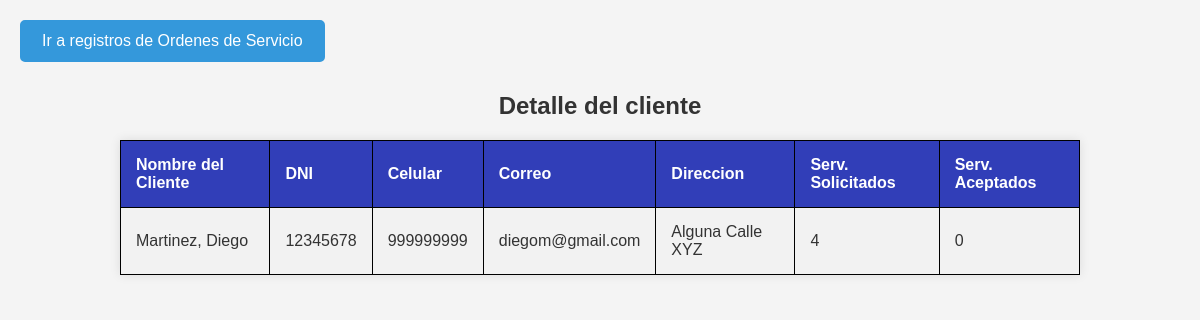
Page /ListadoBusqueda/detalleCliente.php?idpersona=3 on the committed database.
### tables this page shows
CREATE TABLE `persona` (
  `idpersona` int(11) NOT NULL,
  `nombre` varchar(30) NOT NULL,
  `apellido` varchar(30) NOT NULL,
  `celular` varchar(20) NOT NULL,
  `direccion` varchar(100) NOT NULL,
  `dni` varchar(8) DEFAULT NULL
);

### ListadoBusqueda/detalleCliente.php (the view, shortened to what this page needs)
<?php
    $id=$_REQUEST["idpersona"];
            include ("../login_create/cn.php");
            $cliente=$mysql->query("SELECT p.nombre, p.apellido, p.dni, p.celular, u.correo, p.direccion,
                                    COUNT(*) as 'Sevicios_Solicitados',
                                    COUNT(CASE WHEN o.estado = 2 THEN 1 END) as 'Sevicios_Aceptados'
                                    FROM detalleorden d
                                    INNER JOIN orden o ON d.idorden=o.idorden
                                    INNER JOIN usuario u ON o.idusuario=u.idusuario
                                    INNER JOIN persona p ON u.idpersona=p.idpersona
                                    WHERE p.idpersona='$id'
                                    GROUP BY u.idusuario ORDER BY p.apellido;
            ");
?>
<!DOCTYPE html>
<html lang="es">
<head>
<link rel="stylesheet" type="text/css" href="css/estilo.css">
</head>
<body>
<a href="busqueda.php" class="boton">Ir a registros de Ordenes de Servicio</a>
<h2>Detalle del cliente</h2>
<table>
    <tr>
        <th>Nombre del Cliente</th>
        <th>DNI</th>
        <th>Celular</th>
        <th>Correo</th>
        <th>Direccion</th>
        <th>Serv. Solicitados</th>
        <th>Serv. Aceptados</th>
</tr>
<?php
            foreach($cliente as $cl)
            {
                echo "<tr>
                    <td>{$cl['apellido']}, {$cl['nombre']}</td>
                    <td>{$cl['dni']}</td>
                    <td>{$cl['celular']}</td>
                    <td>{$cl['correo']}</td>
                    <td>{$cl['direccion']}</td>
                    <td>{$cl['Sevicios_Solicitados']}</td>
                    <td>{$cl['Sevicios_Aceptados']}</td>";
                echo "</tr>";
            }
        ?>
</body>
</html>

### ListadoBusqueda/css/estilo.css (style rules this page uses)
body { font-family: 'Arial', sans-serif; margin: 0; padding: 0; background-color: #f4f4f4; color: #333; }
h2 { color: #333; text-align: center; margin-top: 30px; }
table { width: 80%; border-collapse: collapse; margin: 20px auto; background-color: white; box-shadow: 0 0 10px rgba(0, 0, 0, 0.1); }
th, td { border: 1px solid #ddd; padding: 15px; text-align: left; }
th { background-color: #313eb8; color: white; }
tr:nth-child(even) { background-color: #f2f2f2; }
.boton { display: inline-block; padding: 10px 20px; font-size: 16px; text-align: center; text-decoration: none; cursor: pointer; border-radius: 5px; background-color: #3498db; color: #fff; border: 2px solid #3498db; margin-top: 20px; margin-left: 20px; }

### ListadoBusqueda/detalleCliente.php (style rules this page uses)
table, td, th { border: 1px solid black; }
table { width: 80%; border-collapse: collapse; }

### rows in the picture
persona: apellido "Martinez", nombre "Diego", dni "12345678", celular "999999999", correo "diegom@gmail.com", direccion "Alguna Calle XYZ", Sevicios_Solicitados "4", Sevicios_Aceptados "0"
